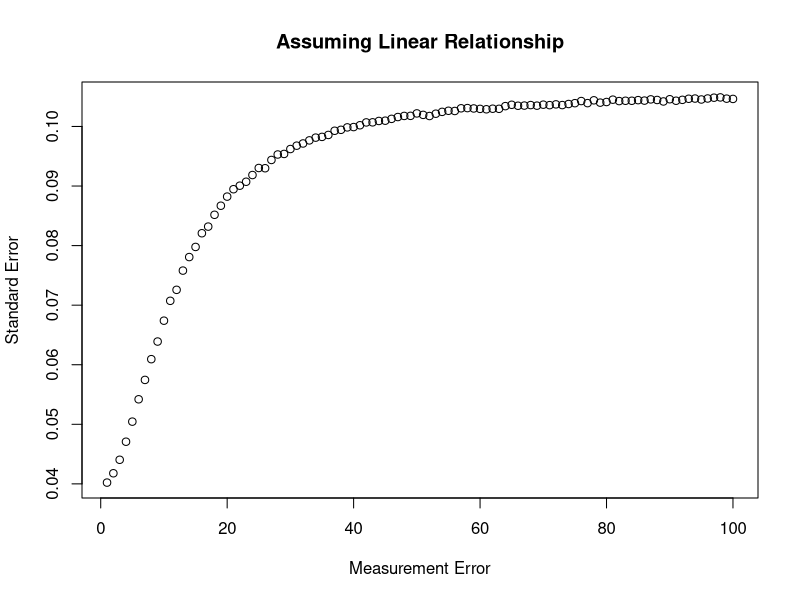
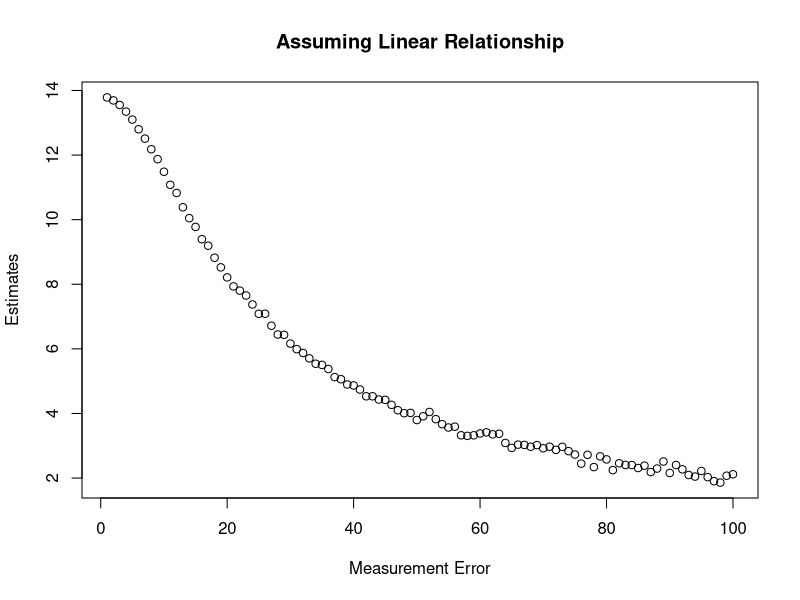
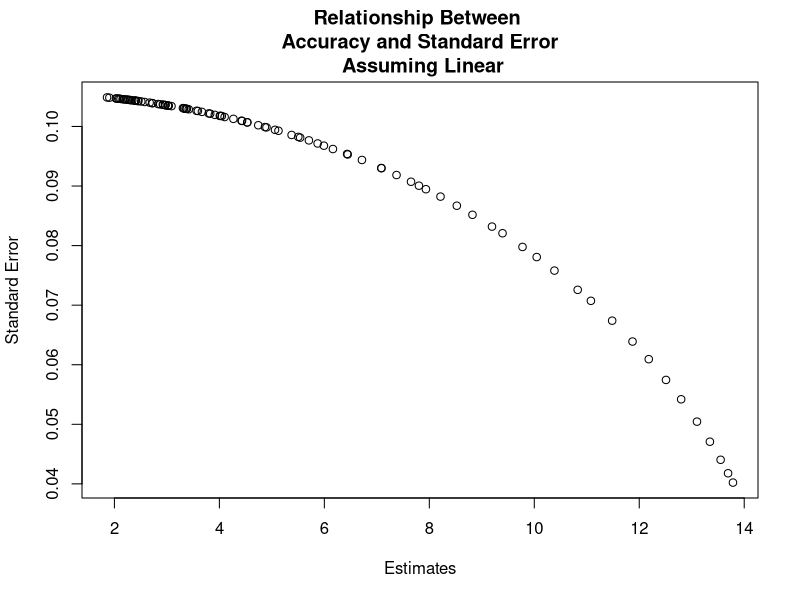
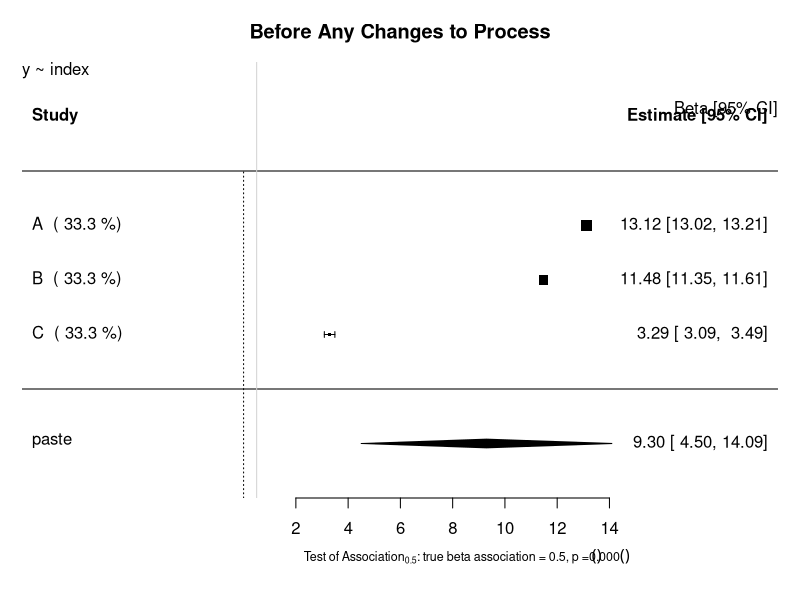
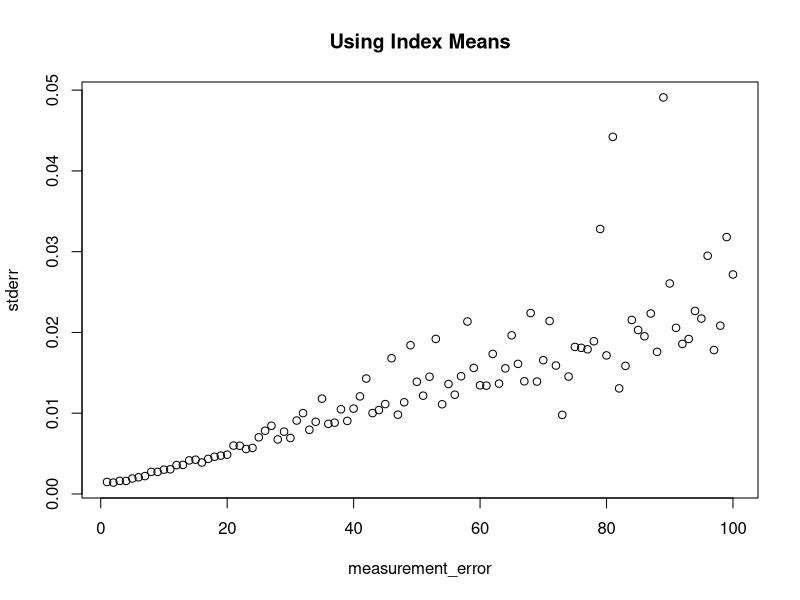
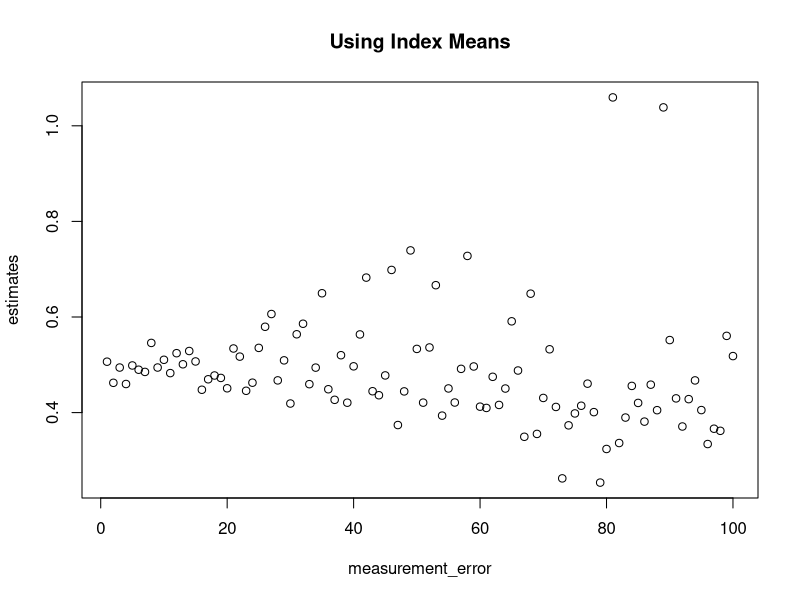
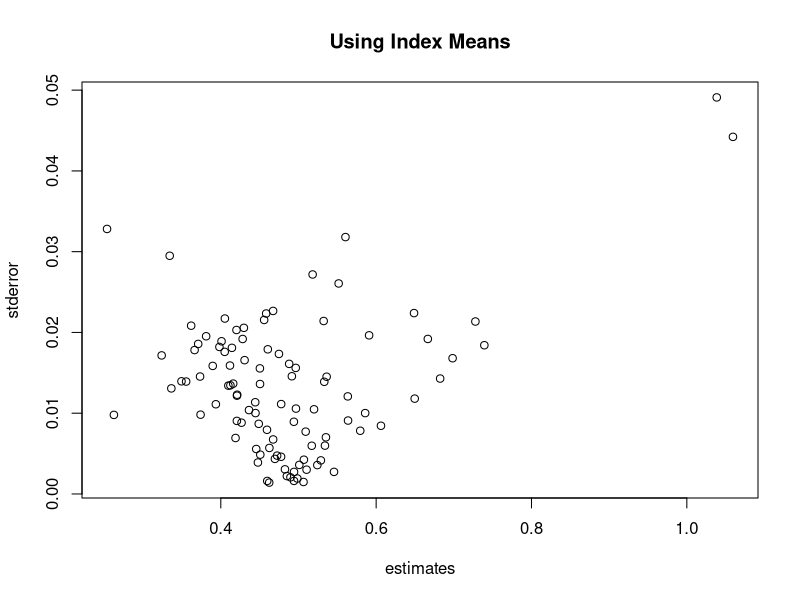
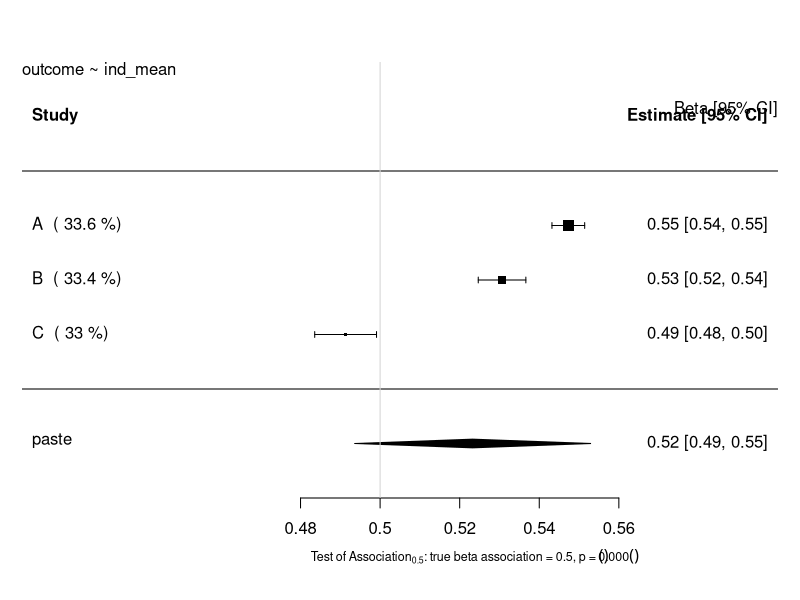

Here is the R script that generated these plots, in order:
# Investigation into Data Agreement as Weighting System
## Author: Paul Scherer
##         Tom Bishop
## Institute: University of Cambridge MRC Epidemiology Unit 
## Date: 4.09.2017

# Set up the Data
library(ggplot2)
library(reshape2)
library(parallel)
library(stats)
library(metafor)

# Raw Data Set Properties
trueBeta = 0.5
constant = 20

study_size = 20000
raw_mean = 40
raw_stdev = 15

# Simple creation of the raw data and the related outcome without error
raw_data = data.frame(gold = rnorm(n = study_size, mean = raw_mean, sd = raw_stdev))
raw_data$outcome = (trueBeta*raw_data$gold) + constant
###############################################################################
########################### Functions #########################################
###############################################################################
createStudyData <- function(raw_data, measurement_error, number_of_indices){
    exposure_error = rnorm(n = study_size, mean = 0, sd = measurement_error)
    raw_data$exposure_measured = raw_data$gold + exposure_error
    raw_data$index = cut_number(x = raw_data$exposure_measured,n = number_of_indices, labels =FALSE)
    raw_data$index = as.ordered(raw_data$index)
    raw_data = raw_data[with(raw_data, order(index)),]
    return(raw_data)
}

createValidationData <- function(val_size, measurement_error, number_of_indices) {
    validation_data = data.frame(gold =  rnorm(n = val_size, mean = raw_mean, sd = raw_stdev))
    exposure_error = rnorm(n = val_size, mean = 0, sd = measurement_error)
    validation_data$exposure_measured = validation_data$gold + exposure_error
    validation_data$index = cut_number(x = validation_data$exposure_measured,n = number_of_indices, labels =FALSE)
    validation_data$index = as.ordered(validation_data$index)
    return (validation_data)
}

createMeansList <- function(data, number_of_indices) {
    meansList = vector(mode="list", length = number_of_indices)
    for (i in 1:number_of_indices) {
        meansList[i] = mean(unname(unlist((split(x=data$gold, f= as.factor(data$index)))[i])))
    }
    return(meansList)
}

#######################################################################################
######################## Before Any Changes to the Process ############################
#######################################################################################
# General Parameters
numLevels = 4
validation_size = 400

## Graphing Standard Error as a function of Measurement Error when using ordinal independent variable index
upperbound = 100
stdErrorLinear = vector("numeric", length = upperbound)
estimatesLinear = vector("numeric", length = upperbound)
stdErrorQuadratic = vector("numeric", length = upperbound)
estimatesQuadratic = vector("numeric", length = upperbound)
stdErrorCubic = vector("numeric", length = upperbound)
estimatesCubic = vector("numeric", length = upperbound)
for (measurement_error_counter in 1:upperbound) {
    studyData_graph = createStudyData(raw_data = raw_data, measurement_error = measurement_error_counter, number_of_indices = numLevels)
    validation_data_graph = createValidationData(val_size = validation_size, measurement_error = measurement_error_counter, number_of_indices = numLevels )

    lm_graph_linear <- lm(formula=outcome~index, data=studyData_graph)
    estimate_graph_linear = lm_graph_linear$coefficients["index.L"]
    stdError_graph_linear = summary(lm_graph_linear)$coefficients["index.L","Std. Error"]
    estimatesLinear[measurement_error_counter] = estimate_graph_linear
    stdErrorLinear[measurement_error_counter] = stdError_graph_linear

    lm_graph_quadratic <- lm(formula=outcome~index, data=studyData_graph)
    estimate_graph_quadratic = lm_graph_quadratic$coefficients["index.Q"]
    stdError_graph_quadratic = summary(lm_graph_quadratic)$coefficients["index.Q","Std. Error"]
    estimatesQuadratic[measurement_error_counter] = estimate_graph_quadratic
    stdErrorQuadratic[measurement_error_counter] = stdError_graph_quadratic

    lm_graph_cubic <- lm(formula=outcome~index, data=studyData_graph)
    estimate_graph_cubic = lm_graph_cubic$coefficients["index.C"]
    stdError_graph_cubic = summary(lm_graph_cubic)$coefficients["index.C","Std. Error"]
    estimatesCubic[measurement_error_counter] = estimate_graph_cubic
    stdErrorCubic[measurement_error_counter] = stdError_graph_cubic


}
# Measurement vs. Std.Error
plot(x = (1:upperbound), y = stdErrorLinear, xlab = "Measurement Error", ylab = "Standard Error", main = "Assuming Linear Relationship")
# plot(x = (1:upperbound), y = stdErrorQuadratic, xlab = "Measurement Error", ylab = "Standard Error", col = "green", main = "Assuming Quadratic Relationship")
#plot(x = (1:upperbound), y = stdErrorCubic, xlab = "Measurement Error", ylab = "Standard Error", col = "red", main = "Assuming Cubic Relationship")
# Measurement vs. Estimates
plot(x = (1:upperbound), y = estimatesLinear, xlab = "Measurement Error", ylab = "Estimates", main = "Assuming Linear Relationship")
# plot(x = (1:upperbound), y = estimatesQuadratic, xlab = "Measurement Error", ylab = "Estimates", col = "green", main = "Assuming Quadratic Relationship")
#plot(x = (1:upperbound), y = estimatesCubic, xlab = "Measurement Error", ylab = "Estimates", col = "red", main = "Assuming Cubic Relationship")
# Estimates vs. Std.Error
plot(x = estimatesLinear, y = stdErrorLinear, xlab = "Estimates", ylab = "Standard Error", main = "Relationship Between \n Accuracy and Standard Error \n Assuming Linear")
# plot(x = estimatesQuadratic, y = stdErrorQuadratic, xlab = "Estimates", ylab = "Standard Error", col = "green", main = "Assuming Quadratic Relationship")
#plot(x = estimatesCubic, y = stdErrorCubic, xlab = "Estimates", ylab = "Standard Error", col = "red", main = "Relationship Between \n Accuracy and Standard Error \n Assuming Cubic Relationship")

## Setting up the Studies
# Study A
measureError_A = 5
studyData_A = createStudyData(raw_data = raw_data, measurement_error = measureError_A, number_of_indices = numLevels)

# Study B
measureError_B = 10
studyData_B = createStudyData(raw_data = raw_data, measurement_error = measureError_B, number_of_indices = numLevels)

# Study C
measureError_C = 60
studyData_C = createStudyData(raw_data = raw_data, measurement_error = measureError_C, number_of_indices = numLevels)

## Transformation and Regression using Index Means
# Study A
lm_A <- lm(formula=outcome~index, data=studyData_A)
estimate_A = lm_A$coefficients["index.L"]
stdError_A = summary(lm_A)$coefficients["index.L","Std. Error"]

# Study B
lm_B <- lm(formula=outcome~index, data=studyData_B)
estimate_B = lm_B$coefficients["index.L"]
stdError_B = summary(lm_B)$coefficients["index.L","Std. Error"]

# Study C
lm_C <- lm(formula=outcome~index, data=studyData_C)
estimate_C = lm_C$coefficients["index.L"]
stdError_C = summary(lm_C)$coefficients["index.L","Std. Error"]


## Random Effects Model Forest Plot Before Reweighting
estimates = c(estimate_A, estimate_B, estimate_C)
stand_errs = c(stdError_A, stdError_B, stdError_C)
labels = c("A","B","C")
res <- rma(yi = estimates, sei = stand_errs, method='DL', slab = labels)
weights_res <- weights.rma.uni(res)

# Forest Plot
res$slab <- paste(res$slab, " (", round(weights.rma.uni(res),digits=1), "%)")
fmla = as.formula(y~index)
forest(res, mlab=bquote(paste('Overall (I'^2*' = ', .(round(res$I2)),'%, p = ',
    .(sprintf("%.3f", round(res$QEp,3))),')')),
xlab=bquote(paste('Test of Association'[0.5]*': true beta association = 0.5, p = ',
    .(sprintf("%.3f", round(res$pval,3))))), cex=1, cex.lab=0.75, cex.axis=1, main = "Before Any Changes to Process")
usr <- par("usr")
text(usr[2], usr[4], "Beta [95% CI]", adj = c(1, 4),cex=1)
text(usr[1], usr[4], paste0(gsub(paste0("Study Data","\\$"),"", deparse(fmla)),collapse="\n"), adj = c( 0, 1 ),cex=1)
abline(v = 0.5, col = "lightgray")





#######################################################################################
######################## Using Index Means To Scale it to Gold ########################
#######################################################################################
## Setting up the Studies
# General Parameters
numLevels = 4
validation_size = 400

## Graphing Standard Error as a function of Measurement Error
std_error = vector("numeric", length = upperbound)
estimates_graph = vector("numeric", length = upperbound)
for (measurement_error_counter in 1:upperbound) {
    studyData_graph = createStudyData(raw_data = raw_data, measurement_error = measurement_error_counter, number_of_indices = numLevels)
    validation_data_graph = createValidationData(val_size = validation_size, measurement_error = measurement_error_counter, number_of_indices = numLevels )
    validation_means_graph = createMeansList(validation_data_graph, numLevels)

    studyData_graph$ind_mean <- unlist(lapply(X=studyData_graph$index, FUN=function(index_val){
        output =  validation_means_graph[index_val]
    }))
    lm_graph <- lm(formula=outcome~ind_mean, data=studyData_graph)
    estimate_graph = lm_graph$coefficients["ind_mean"]
    stdError_graph = summary(lm_graph)$coefficients["ind_mean","Std. Error"]

    estimates_graph[measurement_error_counter] = estimate_graph
    std_error[measurement_error_counter] = stdError_graph

}
plot(x = (1:upperbound), y = std_error, xlab = "measurement_error", ylab = "stderr", main = "Using Index Means")
plot(x = (1:upperbound), y = estimates_graph, xlab = "measurement_error", ylab = "estimates", main = "Using Index Means")
plot(x = estimates_graph, y = std_error, xlab = "estimates", ylab = "stderror", main = "Using Index Means")


# Study A
measureError_A = 5
studyData_A = createStudyData(raw_data = raw_data, measurement_error = measureError_A, number_of_indices = numLevels)
validation_data_A = createValidationData(val_size = validation_size, measurement_error = measureError_A, number_of_indices = numLevels )
validation_means_A = createMeansList(validation_data_A, numLevels)

# Study B
measureError_B = 10
studyData_B = createStudyData(raw_data = raw_data, measurement_error = measureError_B, number_of_indices = numLevels)
validation_data_B = createValidationData(val_size = validation_size, measurement_error = measureError_B, number_of_indices = numLevels )
validation_means_B = createMeansList(validation_data_B, numLevels)

# Study C
measureError_C = 15
studyData_C = createStudyData(raw_data = raw_data, measurement_error = measureError_C, number_of_indices = numLevels)
validation_data_C = createValidationData(val_size = validation_size, measurement_error = measureError_C, number_of_indices = numLevels )
validation_means_C = createMeansList(validation_data_C, numLevels)

## Transformation and Regression using Index Means
# Study A
studyData_A$ind_mean <- unlist(lapply(X=studyData_A$index, FUN=function(index_val){
    output =  validation_means_A[index_val]
}))
lm_A <- lm(formula=outcome~ind_mean, data=studyData_A)
estimate_A = lm_A$coefficients["ind_mean"]
stdError_A = summary(lm_A)$coefficients["ind_mean","Std. Error"]

# Study B
studyData_B$ind_mean <- unlist(lapply(X=studyData_B$index, FUN=function(index_val){
    output =  validation_means_B[index_val]
}))
lm_B <- lm(formula=outcome~ind_mean, data=studyData_B)
estimate_B = lm_B$coefficients["ind_mean"]
stdError_B = summary(lm_B)$coefficients["ind_mean","Std. Error"]

# Study C
studyData_C$ind_mean <- unlist(lapply(X=studyData_C$index, FUN=function(index_val){
    output =  validation_means_C[index_val]
}))
lm_C <- lm(formula=outcome~ind_mean, data=studyData_C)
estimate_C = lm_C$coefficients["ind_mean"]
stdError_C = summary(lm_C)$coefficients["ind_mean","Std. Error"]

## Random Effects Model Forest Plot Before Reweighting
estimates = c(estimate_A, estimate_B, estimate_C)
stand_errs = c(stdError_A, stdError_B, stdError_C)
labels = c("A","B","C")
res <- rma(yi = estimates, sei = stand_errs, method='DL', slab = labels)
weights_res <- weights.rma.uni(res)

# Forest Plot
res$slab <- paste(res$slab, " (", round(weights.rma.uni(res),digits=1), "%)")
fmla = as.formula(outcome~ind_mean)
forest(res, mlab=bquote(paste('Overall (I'^2*' = ', .(round(res$I2)),'%, p = ',
    .(sprintf("%.3f", round(res$QEp,3))),')')),
xlab=bquote(paste('Test of Association'[0.5]*': true beta association = 0.5, p = ',
    .(sprintf("%.3f", round(res$pval,3))))), cex=1, cex.lab=0.75, cex.axis=1)
usr <- par("usr")
text(usr[2], usr[4], "Beta [95% CI]", adj = c(1, 4),cex=1)
text(usr[1], usr[4], paste0(gsub(paste0("Study Data","\\$"),"", deparse(fmla)),collapse="\n"), adj = c( 0, 1 ),cex=1)
abline(v = 0.5, col = "lightgray")






#######################################################################################
######################## Using Error Model Esque Scale it to Gold ########################
#######################################################################################
numLevels = 4
validation_size = 400

## Plotting Bit
## Graphing Standard Error as a function of Measurement Error
std_error = vector("numeric", length = upperbound)
estimates_graph = vector("numeric", length = upperbound)
for (measurement_error_counter in 1:upperbound) {
    studyData_graph = createStudyData(raw_data = raw_data, measurement_error = measurement_error_counter, number_of_indices = numLevels)
    validation_data_graph = createValidationData(val_size = validation_size, measurement_error = measurement_error_counter, number_of_indices = numLevels )

    # Find Error Model
    index_transformation = as.formula(gold ~ index)
    lambda_lm_graph <- lm(formula=index_transformation, data=validation_data_graph)
    new = data.frame(index = studyData_graph$index)
    studyData_graph$index_scaled = predict(lambda_lm_graph, newdata = new)

    # Use Error Model to Scale Index to Gold
    lm_graph <- lm(formula=outcome~index_scaled, data=studyData_graph)
    estimate_graph = lm_graph$coefficients["index_scaled"]
    stdError_graph = summary(lm_graph)$coefficients["index_scaled","Std. Error"]

    estimates_graph[measurement_error_counter] = estimate_graph
    std_error[measurement_error_counter] = stdError_graph
}
plot(x = (1:upperbound), y = std_error, xlab = "measurement_error", ylab = "stderr", main = "Using Error Model Pred")
plot(x = (1:upperbound), y = estimates_graph, xlab = "measurement_error", ylab = "estimates", main = "Using Error Model Pred")
plot(x = estimates_graph, y = std_error, xlab = "estimates", ylab = "stderror", main = "Using Error Model Pred")



# Study A
measureError_A = 5
studyData_A = createStudyData(raw_data = raw_data, measurement_error = measureError_A, number_of_indices = numLevels)
validation_data_A = createValidationData(val_size = validation_size, measurement_error = measureError_A, number_of_indices = numLevels )
# Study B
measureError_B = 10
studyData_B = createStudyData(raw_data = raw_data, measurement_error = measureError_B, number_of_indices = numLevels)
validation_data_B = createValidationData(val_size = validation_size, measurement_error = measureError_B, number_of_indices = numLevels )
# Study C
measureError_C = 60
studyData_C = createStudyData(raw_data = raw_data, measurement_error = measureError_C, number_of_indices = numLevels)
validation_data_C = createValidationData(val_size = validation_size, measurement_error = measureError_C, number_of_indices = numLevels )

## Transformation of Indexes to Gold Scale
index_transformation = as.formula(gold ~ index)
# Study A
lambda_lm_A <- lm(formula=index_transformation, data=validation_data_A)
new = data.frame(index = studyData_A$index)
studyData_A$index_scaled = predict(lambda_lm_A, newdata = new)

studyData_A$ind_mean <- unlist(lapply(X=studyData_A$index, FUN=function(index_val){
    output =  validation_means_A[index_val]
}))

# Study B
lambda_lm_B <- lm(formula=index_transformation, data=validation_data_B)
new = data.frame(index = studyData_B$index)
studyData_B$index_scaled = predict(lambda_lm_B, newdata = new)

studyData_B$ind_mean <- unlist(lapply(X=studyData_B$index, FUN=function(index_val){
    output =  validation_means_A[index_val]
}))

# Study C
lambda_lm_C <- lm(formula=index_transformation, data=validation_data_C)
new = data.frame(index = studyData_C$index)
studyData_C$index_scaled = predict(lambda_lm_C, newdata = new)

studyData_C$ind_mean <- unlist(lapply(X=studyData_C$index, FUN=function(index_val){
    output =  validation_means_A[index_val]
}))


# Study A
lm_A <- lm(formula=outcome~index_scaled, data=studyData_A)
estimate_A = lm_A$coefficients["index_scaled"]
stdError_A = summary(lm_A)$coefficients["index_scaled","Std. Error"]

# Study B
lm_B <- lm(formula=outcome~index_scaled, data=studyData_B)
estimate_B = lm_B$coefficients["index_scaled"]
stdError_B = summary(lm_B)$coefficients["index_scaled","Std. Error"]

# Study C
lm_C <- lm(formula=outcome~index_scaled, data=studyData_C)
estimate_C = lm_C$coefficients["index_scaled"]
stdError_C = summary(lm_C)$coefficients["index_scaled","Std. Error"]

## Random Effects Model Forest Plot Before Reweighting
estimates = c(estimate_A, estimate_B, estimate_C)
stand_errs = c(stdError_A, stdError_B, stdError_C)
labels = c("A","B","C")
res <- rma(yi = estimates, sei = stand_errs, method='DL', slab = labels)
weights_res <- weights.rma.uni(res)

# Forest Plot
res$slab <- paste(res$slab, " (", round(weights.rma.uni(res),digits=1), "%)")
fmla = as.formula(outcome~index_scaled)
forest(res, mlab=bquote(paste('Overall (I'^2*' = ', .(round(res$I2)),'%, p = ',
    .(sprintf("%.3f", round(res$QEp,3))),')')),
xlab=bquote(paste('Test of Association'[0.5]*': true beta association = 0.5, p = ',
    .(sprintf("%.3f", round(res$pval,3))))), cex=1, cex.lab=0.75, cex.axis=1)
usr <- par("usr")
text(usr[2], usr[4], "Beta [95% CI]", adj = c(1, 4),cex=1)
text(usr[1], usr[4], paste0(gsub(paste0("Study Data","\\$"),"", deparse(fmla)),collapse="\n"), adj = c( 0, 1 ),cex=1)
abline(v = 0.5, col = "lightgray")



plot(x = studyData_A$outcome, y = studyData_A$ind_mean, xlab = "outcome", ylab = "indexGolded", main = "Comparing Means and Pred A", col = "red")
points(x = studyData_A$outcome, y = studyData_A$index_scaled, col = "green")

plot(x = studyData_B$outcome, y = studyData_B$ind_mean, xlab = "outcome", ylab = "indexGolded", main = "Comparing Means and Pred B", col = "red")
points(x = studyData_B$outcome, y = studyData_B$index_scaled, col = "green")

plot(x = studyData_C$outcome, y = studyData_C$ind_mean, xlab = "outcome", ylab = "indexGolded", main = "Comparing Means and Pred C", col = "red")
points(x = studyData_C$outcome, y = studyData_C$index_scaled, col = "green")
